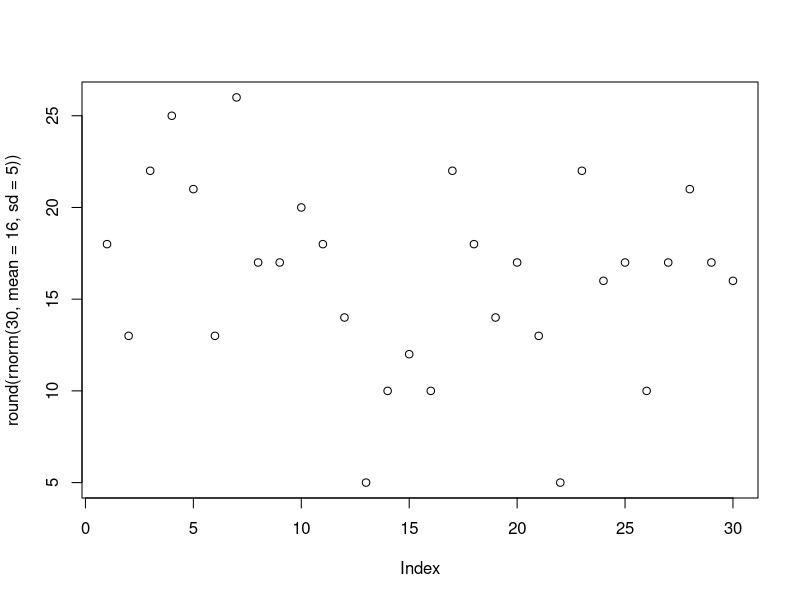
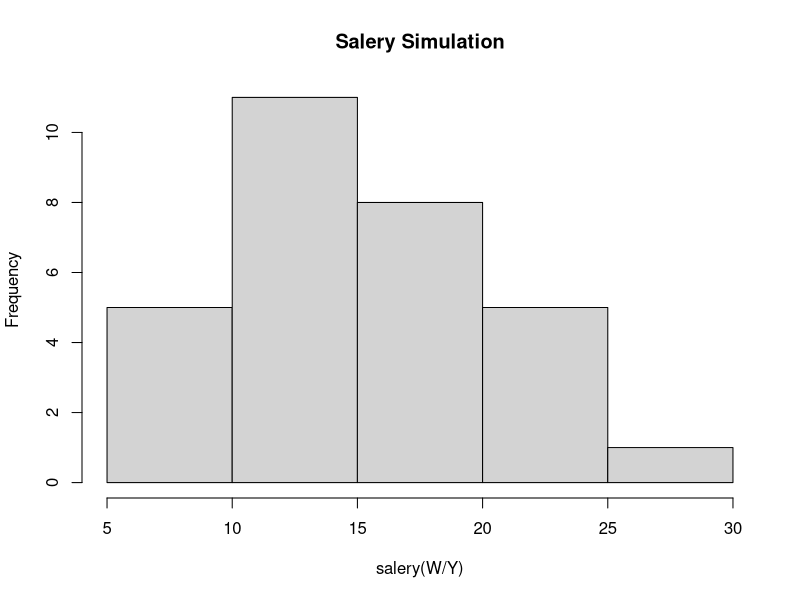

R code for these plots, in order:
round(runif(30,min=14,max=28))

round(rnorm(30,mean=16,sd=4))

plot(round(rnorm(30,mean=16,sd=5)))

hist(round(rnorm(30,mean=16,sd=5)),xlab="salery(W/Y)",main="Salery Simulation")

